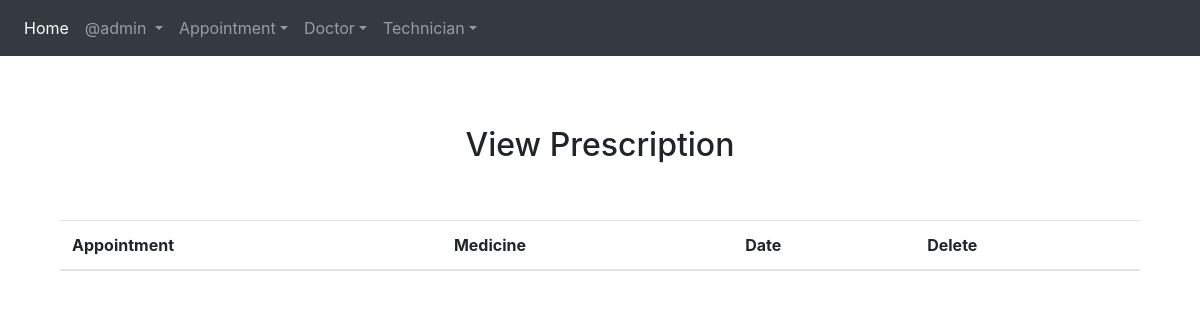
Before: /diagnostic_center/view_prescription/ (signed in) with the older database file.
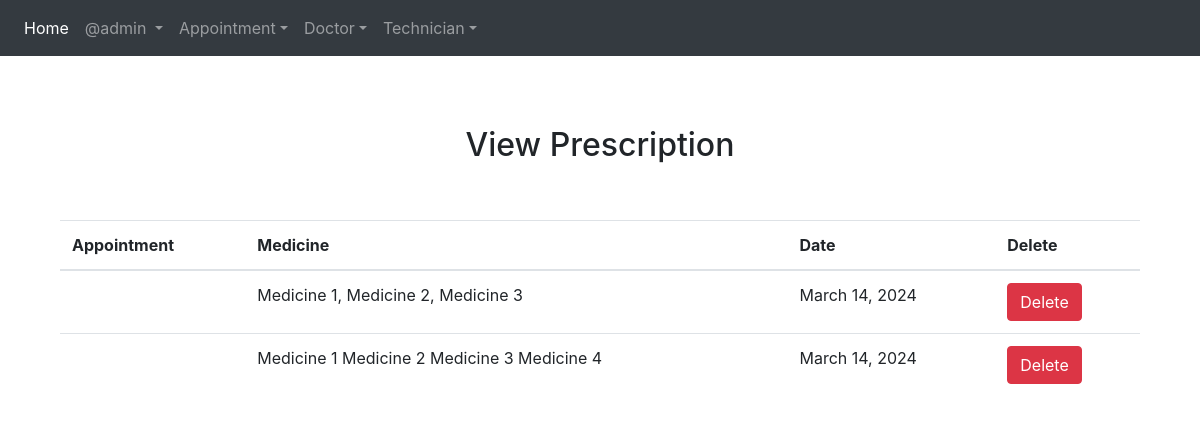
After: the same page with the newer database file.
### Diagnostic_Center/models.py (models this page shows, shortened)
class Prescription(models.Model):
    appointment = models.ForeignKey(DoctorAppointment, blank=True, null=True, on_delete=models.CASCADE)
    text1 = models.CharField(max_length=800 , null=True, blank=True)
    date1 = models.DateField()

### Diagnostic_Center/views.py (the view)
# urls.py: path('view_prescription/', views.view_prescription, name='view_prescription'),
@login_required
def view_prescription(request):
    pres = Prescription.objects.all()
    a = {'pres': pres}
    return render(request, 'Diagnostic_Center/view_prescription.html', a)

### templates/Diagnostic_Center/view_prescription.html (shortened to what this page needs)
{% extends 'base.html' %}
{% block body_block %}
<div class="container" style="margin-top:50px">
<h2 class="text-center">View Prescription</h2>
<br><br>
<table class="table table-hover" id="example">
    <thead>
        <tr>
            <th>Appointment</th>
            <th>Medicine</th>
            <th>Date</th>
            <th>Delete</th>
        </tr>
    </thead>
    <tbody>
        {% for i in pres %}
        <tr>
            <td>{{i.appointment.appointment_id}}</td>
            <td>{{i.text1}}</td>
            <td>{{i.date1}}</td>
            <td><a href="{% url 'Diagnostic_Center:delete_prescription' i.id %}" onClick="return confirm('Are you sure?')" class="btn btn-danger">Delete</a></td>
        </tr>
        {% endfor %}
    </tbody>
</table>
</div>
{% endblock %}

Changed rows visible on the page:
added Prescription: text1 "Medicine 1, Medicine 2, Medicine 3", date1 "March 14, 2024"
added Prescription: text1 "Medicine 1 Medicine 2 Medicine 3 Medicine 4", date1 "March 14, 2024"
